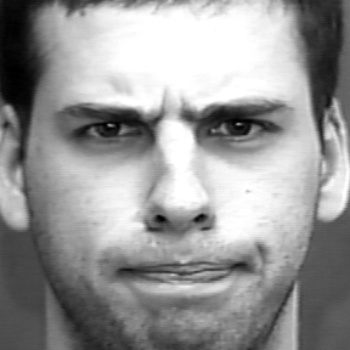
#> input picture CK_dataset/train/anger/156.jpg, 350 x 350 px, found by its file name; its folder holds only this picture in this run
$ jupyter execute --allow-errors FacialEmotionRecognition.ipynb
#> lines starting #> are read from the running program, lines starting #| are printed output that depends on the picture
[cell 1]
import cv2
import numpy as np
import os
from sklearn.svm import SVC
from sklearn.metrics import accuracy_score, f1_score, confusion_matrix, log_loss, precision_recall_fscore_support, classification_report
import matplotlib.pyplot as plt
from skimage.feature import hog
import seaborn as sns
from collections import Counter
from imblearn.over_sampling import SMOTE
from sklearn.model_selection import StratifiedKFold, train_test_split, cross_val_score

[cell 2]
# Load Haar Cascade for face detection
face_cascade = cv2.CascadeClassifier("PreTrainedCascade/haarcascade_frontalface_default.xml")

[cell 3]
# Function to Load images, detect faces, and extract cropped face regions
def load_and_detect_faces(folder_path):
    images = []
    labels = []
    for label in os.listdir(folder_path):
        label_path = os.path.join(folder_path, label)
        if os.path.isdir(label_path):
            for img_file in os.listdir(label_path):
                img_path = os.path.join(label_path, img_file)
                img = cv2.imread(img_path, cv2.IMREAD_GRAYSCALE)
                if img is not None:
                    faces = face_cascade.detectMultiScale(img, scaleFactor=1.1, minNeighbors=5, minSize=(30, 30))
                    for (x, y, w, h) in faces:
                        face_region = img[y:y+h, x:x+w]
                        images. append(face_region)
                        labels.append(label)
    return images, labels

[cell 4]
# Function to extract HOG features
def extract_hog_features(images):
    hog_features = []
    for img in images:
        img = cv2.resize(img, (64, 64)) # Resize to standard size
        # Compute HOG features
        hog_feat = hog(img, orientations=9, pixels_per_cell=(8, 8), cells_per_block=(2, 2), block_norm='L2-Hys')
        hog_features.append(hog_feat)
    return np.array(hog_features)

[cell 5]
# Data Augmentation
def augment_data(images, labels):
    augmented_images, augmented_labels = [], []
    for img, label in zip(images, labels):
        augmented_images.append(img)
        augmented_labels.append(label)
        # Augmentations: Flip, Higher Brightness
        flipped_image = cv2.flip(img, 1) # Horizontal flip
        brighter_image = cv2.convertScaleAbs(flipped_image, alpha=1.2, beta=20) # Brightness adjustment
        augmented_images.append(brighter_image)
        augmented_labels.append(label)
    return augmented_images, augmented_labels

[cell 6]
def data_preprocessing(folder_path):

    # Set paths for training and testing folders
    train_folder_path = folder_path + "/train"
    test_folder_path = folder_path + "/test"

    # Load and detect faces for training
    train_photos, train_labels = load_and_detect_faces(train_folder_path)

    # Count and display the number of images in each label
    label_counts = Counter(train_labels)
    print("Label distribution before any data augmentation for training:", label_counts)

    # Data augmentation with image flipping horizontally
    train_photos, train_labels = augment_data(train_photos, train_labels)

    # Extract features for training data
    train_photos_with_features = extract_hog_features(train_photos)

    # Count and display the number of images in each label
    label_counts = Counter(train_labels)
    print("Label distribution after horizontal flipping but before SMOTE:", label_counts)

    # Apply SMOTE to balance the dataset
    smote = SMOTE(random_state=40)
    train_photos_with_features, train_labels = smote.fit_resample(train_photos_with_features, train_labels)

    # Verify the label distribution after applying SMOTE
    label_counts = Counter(train_labels)
    print("Label distribution after SMOTE:", label_counts)

    # Load and detect faces for testing
    test_photos, test_labels = load_and_detect_faces(test_folder_path)

    # Count and display the number of images in each label
    label_counts = Counter(test_labels)
    print("Label distribution before any data augmentation for testing:", label_counts)

    # Data augmentation with image flipping horizontally
    test_photos, test_labels = augment_data(test_photos, test_labels)

    # Count and display the number of images in each label
    label_counts = Counter(test_labels)
    print("Label distribution after horizontal flipping but before SMOTE:", label_counts)

    # Extract features for testing data
    test_photos_with_features = extract_hog_features(test_photos)

    # Apply SMOTE to balance the dataset
    test_photos_with_features, test_labels = smote.fit_resample(test_photos_with_features, test_labels)

    # Verify the label distribution after applying SMOTE
    label_counts = Counter(test_labels)
    print("Label distribution after SMOTE:", label_counts)

    return train_photos_with_features, train_labels, test_photos_with_features, test_labels

[cell 7]
# [13 lines left out: function calculate_accuracies, not called in this run]

[cell 8]
# [11 lines left out: function show_predictions_from_folder, not called in this run]

[cell 9]
# [9 lines left out: function data_preprocessing_for_testing, not called in this run]

[cell 10]
# [60 lines left out: function train_predict_and_calc_acc, not called in this run]

[cell 11]
# Create SVM classifiers with different kernels, calculate training and testing loss, and plot the loss vs. kernels
# [32 lines left out: function plot_svm_loss_vs_kernels, not called in this run]

[cell 12]
# Create SVM classifiers with increasing gamma values, calculate training and testing loss, and plot the loss vs gamma values
# [33 lines left out: function plot_svm_loss_vs_gamma, not called in this run]

[cell 13]
# Initialize the dataset folderpath
CK_dataset = "CK_dataset"
JAFFE_dataset = "JAFFE-[70,30]"

print("JAFFE Dataset:")
JAFFE = []
JAFFE.extend(data_preprocessing(JAFFE_dataset))
#> in load_and_detect_faces, img is the input picture: shape (350, 350); min 0, max 255, mean 151.4
#> in load_and_detect_faces, `faces = face_cascade.detectMultiScale(img, scaleFactor=1.1, minNeighbo..`: faces = [[28, 23, 296, 296]]
#> the loop in load_and_detect_faces, `for (x, y, w, h) in faces:` made 1 pass
#> pass 1, in load_and_detect_faces, `face_region = img[y:y+h, x:x+w]`:
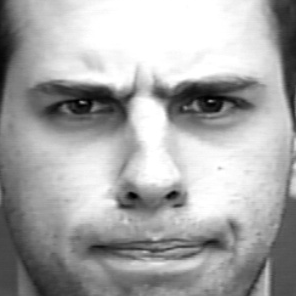
#> face_region: shape (296, 296); min 0, max 255, mean 167.9
#> after the loop in load_and_detect_faces, `for (x, y, w, h) in faces:`: images = 1 item; labels = ['anger']
#> pass 2 of the loop in load_and_detect_faces, `for label in os.listdir(folder_path):`:
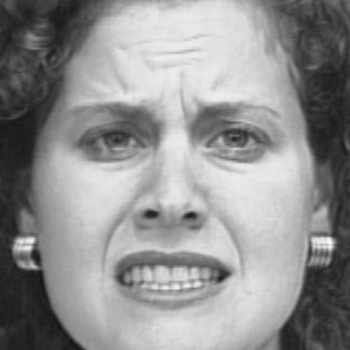
#> input picture CK_dataset/train/fear/10.jpg, 350 x 350 px, found by its file name
#> in load_and_detect_faces, img is the input picture: shape (350, 350); min 18, max 250, mean 144.8
#> faces = [[31, 27, 283, 283]]
#> the loop in load_and_detect_faces, `for (x, y, w, h) in faces:` made 1 pass
#> pass 1, in load_and_detect_faces, `face_region = img[y:y+h, x:x+w]`:
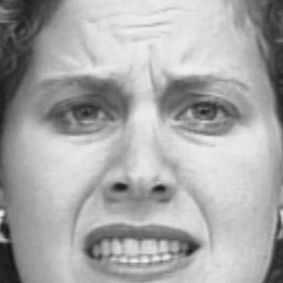
#> face_region: shape (283, 283); min 20, max 241, mean 168.2
#> after the loop in load_and_detect_faces, `for (x, y, w, h) in faces:`: images = 2 items; labels = ['anger', 'fear']
#> in data_preprocessing, `train_photos, train_labels = load_and_detect_faces(train_folder_path)`: train_photos = 2 items; train_labels = ['anger', 'fear']
#> in data_preprocessing, `label_counts = Counter(train_labels)`: label_counts = {'anger': 1, 'fear': 1}
#| Label distribution before any data augmentation for training: Counter({'anger': 1, 'fear': 1})
#> the loop in augment_data, `for img, label in zip(images, labels):` made 2 passes
#> pass 1, in augment_data, `flipped_image = cv2.flip(img, 1)`:
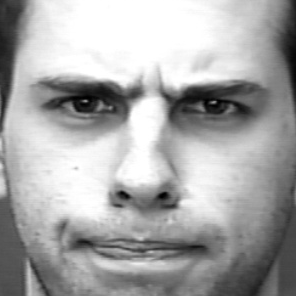
#> flipped_image: shape (296, 296); min 0, max 255, mean 167.9
#> pass 1, in augment_data, `brighter_image = cv2.convertScaleAbs(flipped_image, alpha=1.2, beta=20)`:
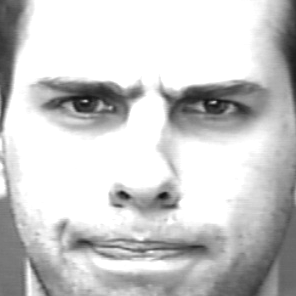
#> brighter_image: shape (296, 296); min 20, max 255, mean 202.4
#> pass 2, in augment_data, `flipped_image = cv2.flip(img, 1)`:
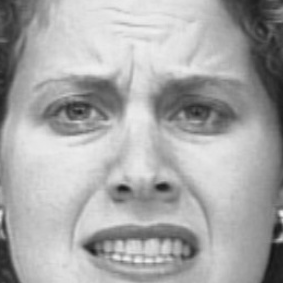
#> flipped_image: shape (283, 283); min 20, max 241, mean 168.2
#> pass 2, in augment_data, `brighter_image = cv2.convertScaleAbs(flipped_image, alpha=1.2, beta=20)`:
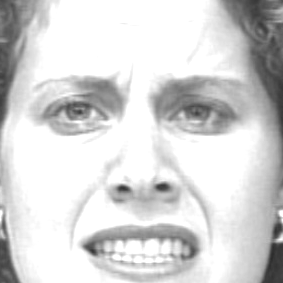
#> brighter_image: shape (283, 283); min 44, max 255, mean 213.2
#> after the loop in augment_data, `for img, label in zip(images, labels):`: augmented_images = 4 items; augmented_labels = ['anger', 'anger', 'fear', 'fear']
#> in data_preprocessing, `train_photos, train_labels = augment_data(train_photos, train_labels)`: train_photos = 4 items; train_labels = ['anger', 'anger', 'fear', 'fear']
#> the loop in extract_hog_features, `for img in images:` made 4 passes
#> pass 1, in extract_hog_features, `img = cv2.resize(img, (64, 64))`:
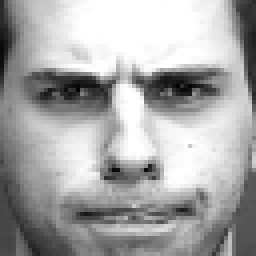
#> img: shape (64, 64) (shown 4 times larger); min 4, max 255, mean 167.8
#> pass 2, in extract_hog_features, `img = cv2.resize(img, (64, 64))`:
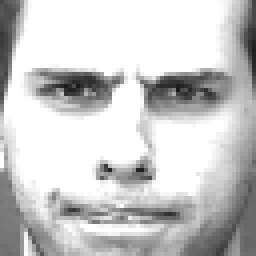
#> img: shape (64, 64) (shown 4 times larger); min 25, max 255, mean 202.3
#> pass 3, in extract_hog_features, `img = cv2.resize(img, (64, 64))`:
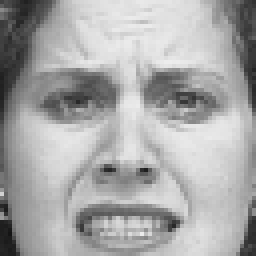
#> img: shape (64, 64) (shown 4 times larger); min 21, max 237, mean 168.2
#> after the loop in extract_hog_features, `for img in images:`: hog_features = 4 items
#> in data_preprocessing, `label_counts = Counter(train_labels)`: label_counts = {'anger': 2, 'fear': 2}
#| Label distribution after horizontal flipping but before SMOTE: Counter({'anger': 2, 'fear': 2})
#> (the call stopped at in data_preprocessing, `smote = SMOTE(random_state=40)`: imblearn is not available in this run)

print("\nCK Dataset:")
CK = []
CK.extend(data_preprocessing(CK_dataset))
#> the loop in load_and_detect_faces (call 2), `for (x, y, w, h) in faces:` made 1 pass
#> pass 2 of the loop in load_and_detect_faces, `for label in os.listdir(folder_path):`:
#> the loop in load_and_detect_faces (call 2), `for (x, y, w, h) in faces:` made 1 pass
#| Label distribution before any data augmentation for training: Counter({'anger': 1, 'fear': 1})
#> the loop in augment_data (call 2), `for img, label in zip(images, labels):` made 2 passes
#> the loop in extract_hog_features (call 2), `for img in images:` made 4 passes
#| Label distribution after horizontal flipping but before SMOTE: Counter({'anger': 2, 'fear': 2})
#> (the call stopped at in data_preprocessing, `smote = SMOTE(random_state=40)`: imblearn is not available in this run)
